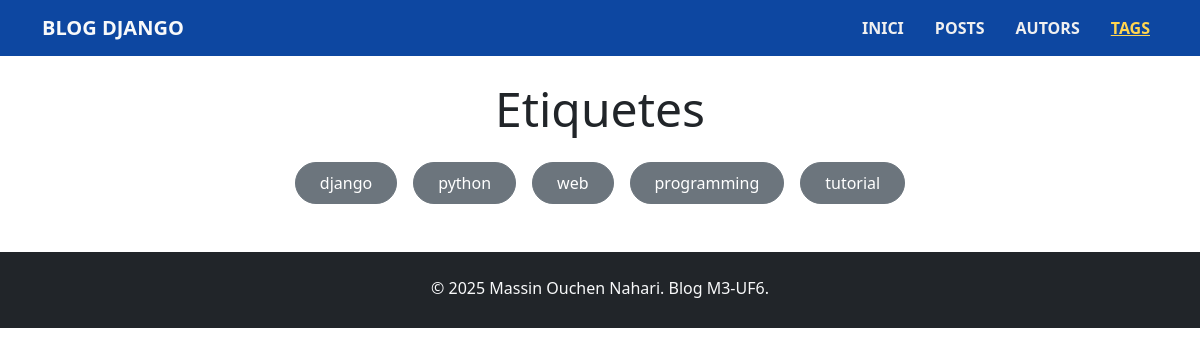
The app's page /tags/ with its own data.
### blog/models.py (models this page shows, shortened)
class Tag(models.Model):
    tag = models.CharField(max_length=50, unique=True)

### blog/views.py (the view)
# urls.py: path('tags/', views.tags_list, name='tags'),
def tags_list(request):
    tags = Tag.objects.all()
    return render(request, 'blog/tag_list.html', {'tags': tags})

### blog/templates/blog/tag_list.html
{% extends 'blog/base.html' %}
{% block content %}
  <h1 class="text-center mb-4 display-5">Etiquetes</h1>
  <div class="d-flex justify-content-center flex-wrap gap-3">
    {% for tag in tags %}
      <a href="{% url 'tag-posts' tag.id %}" class="btn btn-secondary px-4 py-2 rounded-pill">
        {{ tag.tag }}
      </a>
    {% endfor %}
  </div>
{% endblock %}

### records on screen
Tag: tag "django"
Tag: tag "python"
Tag: tag "web"
Tag: tag "programming"
Tag: tag "tutorial"
